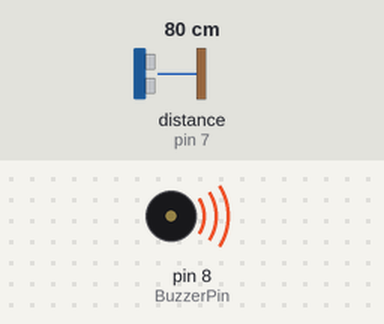
The sketch below on a simulated Arduino Uno, built with avr-gcc and run on an emulated ATmega328P. On the bench: buzzer (waves = sounding). Wiring (inferred from the names in the program): ultrasonic range finder: trigger pin 6; echo pin 7. The test bench sets the inputs (shaded band); at power-on: distance to the obstacle (sensor on pin 7) 80 cm. The echo pulse lasts 58.3 µs per cm; what the sketch prints to the serial monitor is not drawn.

Above: at 0.2 s.
Timing chart, 0 to 3.5 s (numbered marks = the images above):
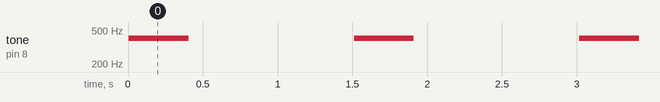

Measured:
- by itself, tone on pin 8 (BuzzerPin): alternates 400 Hz for 0.40 s and silent for 1.1 s

The sketch:

Lab09.ino
```cpp
const byte TrigPin = 6;
const byte EchoPin = 7;
const byte BuzzerPin = 8;

long duration;  //測量距障礙物的反射波時間
int num[4],t;
void setup() {
  Serial.begin(9600);
  pinMode(TrigPin,OUTPUT);
  pinMode(EchoPin,INPUT);
  pinMode(BuzzerPin,OUTPUT);
}

void loop() {
  numsort();
}

void numsort(){
  if(Serial.available()){ //判斷緩衝區有無資料
    for(int i=0;i<4;i++){
      num[i] = Serial.parseInt();
    }
  }
  //進行數字大到小排序
  for (int i=0;i<4;i++){
    for (int j=i;j<3;j++){
      if (num[j] < num[j+1]){
        t = num[j];
        num[j] = num[j+1];
        num[j+1] = t;
      }
    }
  }

  for (int i=0;i<4;i++){
    Serial.println(num[i]);
  }
  test();
}

void test(){
  long cm;
  digitalWrite(TrigPin,LOW);
  delayMicroseconds(2);
  digitalWrite(TrigPin,HIGH);
  delayMicroseconds(10);
  digitalWrite(TrigPin,LOW);
  delayMicroseconds(2);
  duration = pulseIn(EchoPin,HIGH);
  cm = duration/58;
  Serial.print("Distance = ");
  Serial.print(cm);
  Serial.println("cm");

  if(cm<=num[3]){
    tone(BuzzerPin,400);
  }
  else if(cm<=num[2]){
    tone(BuzzerPin,400,50);
    delay(100);
  }
  else if(cm<=num[1]){
    tone(BuzzerPin,400,100);
    delay(300);
  }
  else if(cm<=num[0]){
    tone(BuzzerPin,400,100);
    delay(500);
  }
  else{
    tone(BuzzerPin,400,400);
    delay(1500);
  }
}
```
